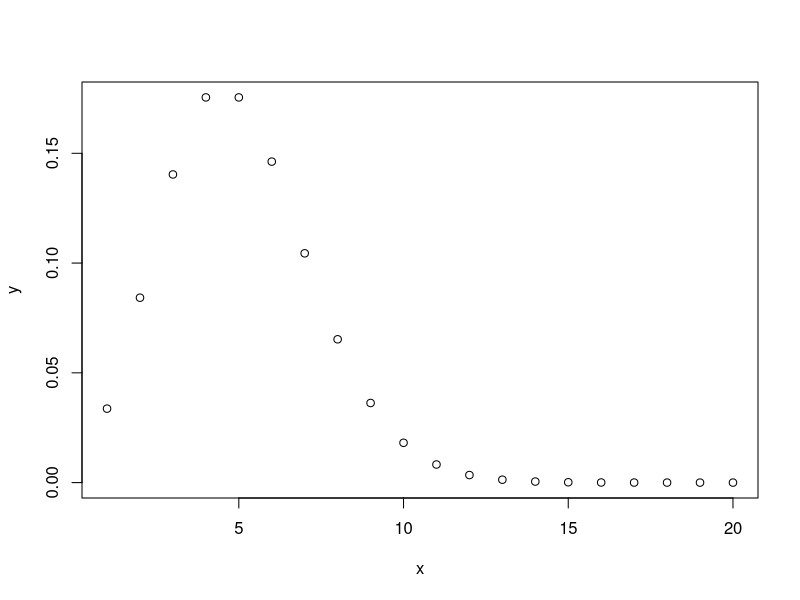
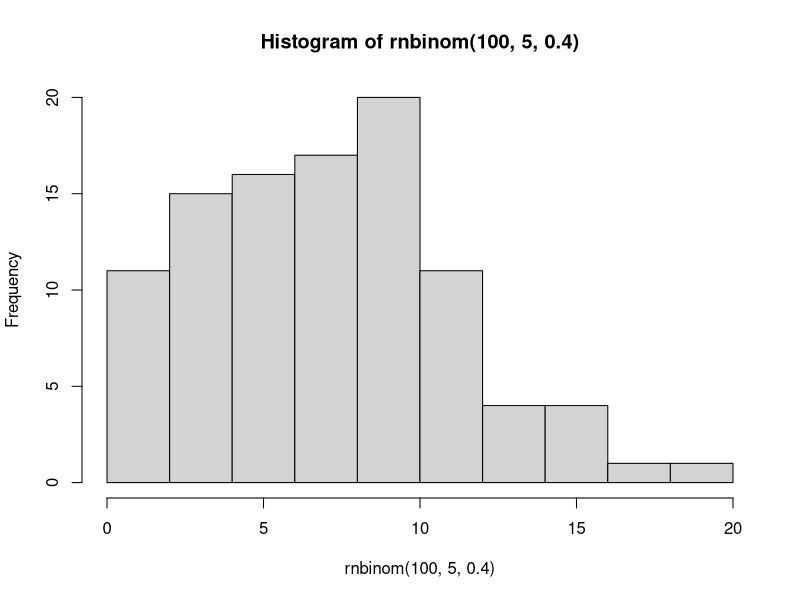
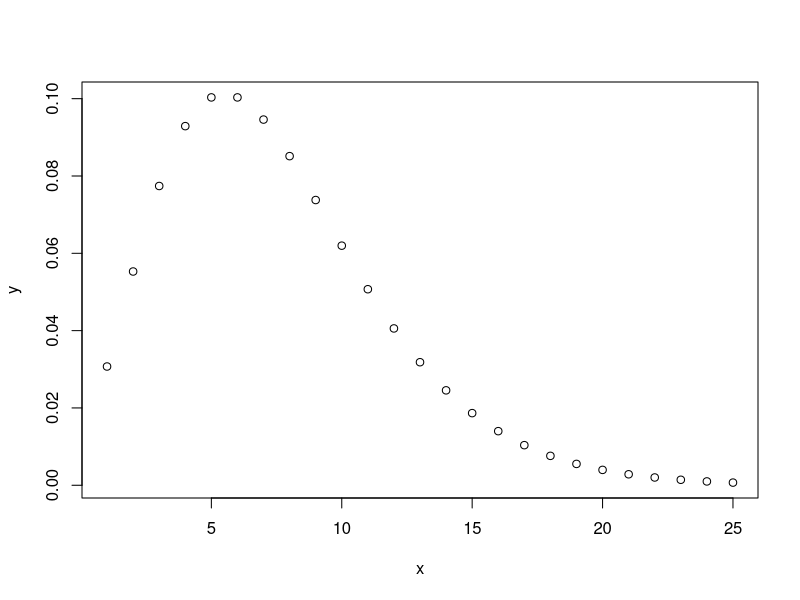

R code for these plots, in order:
## ---- chunk 1
knitr::opts_chunk$set(echo = TRUE)
## ---- chunk 2
dpois(3,15/4)
## ---- chunk 3
1-ppois(11,15)
## ---- chunk 4
qpois(c(0.5,0.9),2.5)
## ---- chunk 5
rpois(10,30)
## ---- chunk 6
x <- 1:20
y <- dpois(x,5)
plot(x,y)
## ---- chunk 7
pnbinom(10,5,0.4)
## ---- chunk 8
1-pnbinom(24,5,0.4)
## ---- chunk 9
mean(rnbinom(100,5,0.4))

## ---- chunk 10
hist(rnbinom(100,5,0.4))
## ---- chunk 11
x <- 1:25
y <- dnbinom(x,5,0.4)
plot(x,y)

